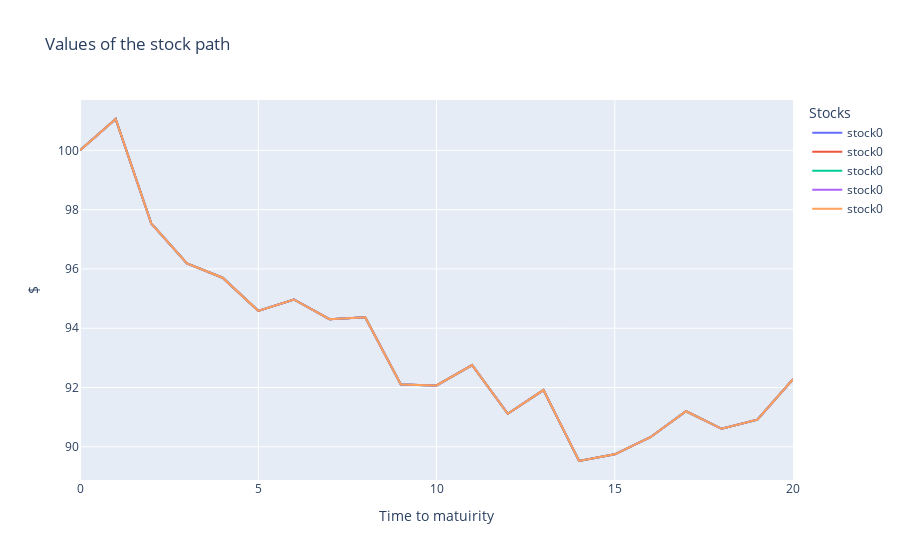

Notebook code for this chart:
### Code cell
fig = go.Figure()
# Add traces for each column
for column in stock_prices.columns[values]:
    fig.add_trace(go.Scatter(x=stock_prices.index, y=stock_prices[column], mode='lines', name=f"stock{column}"))

# Update layout
fig.update_layout(
    title='Values of the stock path ',
    xaxis_title='Time to matuirity',
    yaxis_title='$',
    template='plotly',
    legend=dict(title='Stocks'),
)

# Show the plot
fig.show()

### Figure 1 — Plotly figure (JSON) as saved in the notebook; plotly's stock layout.template omitted (floating-point values rounded to 4 significant figures)
{"data": [{"mode": "lines", "name": "stock0", "type": "scatter", "x": [0, 1, 2, 3, 4, 5, 6, 7, 8, 9, 10, 11, 12, 13, 14, 15, 16, 17, 18, 19, 20], "y": [100, 101.1, 97.53, 96.19, 95.7, 94.59, 94.97, 94.31, 94.37, 92.1, 92.07, 92.76, 91.12, 91.91, 89.52, 89.75, 90.32, 91.2, 90.61, 90.92, 92.28]}, {"mode": "lines", "name": "stock0", "type": "scatter", "x": [0, 1, 2, 3, 4, 5, 6, 7, 8, 9, 10, 11, 12, 13, 14, 15, 16, 17, 18, 19, 20], "y": [100, 101.1, 97.53, 96.19, 95.7, 94.59, 94.97, 94.31, 94.37, 92.1, 92.07, 92.76, 91.12, 91.91, 89.52, 89.75, 90.32, 91.2, 90.61, 90.92, 92.28]}, {"mode": "lines", "name": "stock0", "type": "scatter", "x": [0, 1, 2, 3, 4, 5, 6, 7, 8, 9, 10, 11, 12, 13, 14, 15, 16, 17, 18, 19, 20], "y": [100, 101.1, 97.53, 96.19, 95.7, 94.59, 94.97, 94.31, 94.37, 92.1, 92.07, 92.76, 91.12, 91.91, 89.52, 89.75, 90.32, 91.2, 90.61, 90.92, 92.28]}, {"mode": "lines", "name": "stock0", "type": "scatter", "x": [0, 1, 2, 3, 4, 5, 6, 7, 8, 9, 10, 11, 12, 13, 14, 15, 16, 17, 18, 19, 20], "y": [100, 101.1, 97.53, 96.19, 95.7, 94.59, 94.97, 94.31, 94.37, 92.1, 92.07, 92.76, 91.12, 91.91, 89.52, 89.75, 90.32, 91.2, 90.61, 90.92, 92.28]}, {"mode": "lines", "name": "stock0", "type": "scatter", "x": [0, 1, 2, 3, 4, 5, 6, 7, 8, 9, 10, 11, 12, 13, 14, 15, 16, 17, 18, 19, 20], "y": [100, 101.1, 97.53, 96.19, 95.7, 94.59, 94.97, 94.31, 94.37, 92.1, 92.07, 92.76, 91.12, 91.91, 89.52, 89.75, 90.32, 91.2, 90.61, 90.92, 92.28]}], "layout": {"legend": {"title": {"text": "Stocks"}}, "title": {"text": "Values of the stock path "}, "xaxis": {"title": {"text": "Time to matuirity"}}, "yaxis": {"title": {"text": "$"}}}}
